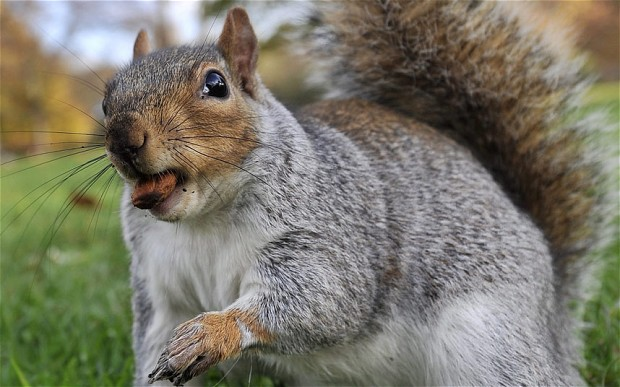
#> input picture squirrel.jpg, 620 x 387 px
$ python blur.py   (Python 2 division)
#> lines starting #> are read from the running program, lines starting #| are printed output that depends on the picture
import numpy as np
from scipy.linalg import toeplitz
from scipy import sparse

try:
    from PIL import Image
except:
    pass
import numpy


IMAGE = "squirrel.jpg"


def get_squirrel(n):
#> called with n = 128
    image = Image.open(IMAGE)
#> image is the input picture: PIL image 620x387 RGB; mean R, G, B 124.2, 121.6, 106.5
    resized_grayscale = image.resize((n, n), ).convert("L")
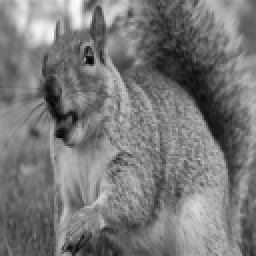
#> resized_grayscale: PIL image 128x128 L (shown 2 times larger); min 4, max 251, mean 120.6
    return numpy.asarray(resized_grayscale, dtype=numpy.float32).flatten()


def save_array_as_img(x, title):
    x_max, x_min = numpy.max(x), numpy.min(x)
    assert x.ndim == 1
    n = int(x.shape[0] ** 0.5)
    assert x.shape[0] ** 0.5 == n
    assert x_max > x_min
    x = (x - x_min) / (x_max - x_min) * 254 + 1
    shaped = x.reshape((n, n))
    if "Image" in globals():
        im = Image.fromarray(numpy.uint8(shaped))
        im.save(open(title + ".bmp", "wb"), format="bmp")
    else:
        print "Cant save - no PIL"

def blur(N, band=3, sigma=0.7, use_squirrel=False):
    z = np.concatenate([np.exp(-(np.r_[:band]**2)/(2*sigma**2)), np.zeros(N-band)])
    A = toeplitz(z)
    A = sparse.csr_matrix(A)
    A = (1/(2*np.pi*sigma**2))*sparse.kron(A,A)

    # Start with an image of all zeros.
    x = np.zeros((N,N))
    N2 = N/2
    N3= N/3
    N6 = N/6
    N12 = N/12

    # Add a large ellipse.
    ys,xs = np.ogrid[:2*N6,:2*N3]
    T = (((ys-N6)/N6)**2 + ((xs-N3)/N3)**2 < 1).astype(np.float64)
    x[:2*N6,N3:3*N3] = T

    # Add a smaller ellipse.
    T = (((ys-N6)/N6)**2 + ((xs-N3)/N3)**2 < 0.6).astype(np.float64)
    x[N6:3*N6,N3:3*N3] += 2*T
    # Correct for overlap.
    x[x>2]=2

    # Add a triangle.
    ys,xs = np.ogrid[:N3,:N3]
    T = ((xs+ys)<=N3-2).astype(np.float64)
    x[N3+N12:2*N3+N12,:N3] = 3*T

    # Add a cross.
    x[N2+N12:N2+N12+2*N6+1,N2+N6]=4
    x[N2+N12+N6,N2:N2+2*N6+1]=4

    # Make sure x is N-times-N, and stack the columns of x.
    x = x[:N,:N].ravel()
    if use_squirrel and "Image" in globals():
        x = get_squirrel(N)
#> x = 16384 values, max 251 at index 38, min 4 at index 3757, mean 120.6

    b = A*x
#> b = 16384 values, max 245.9 at index 293, min 13.86 at index 7453, mean 119.4
    return A, b, x


def main():
    _, b, x = blur(128, 3, 0.8, True)
    save_array_as_img(x, "original")
#> in save_array_as_img, `x_max, x_min = numpy.max(x), numpy.min(x)`: x_max = 251; x_min = 4
#> in save_array_as_img, `x = (x - x_min) / (x_max - x_min) * 254 + 1`: x = 16384 values, max 255 at index 38, min 1 at index 3757, mean 120.9
    save_array_as_img(b, "blurred")
#> call 2 of save_array_as_img, with x = array of shape (16384,), title = 'blurred'
#> in save_array_as_img (call 2), `x_max, x_min = numpy.max(x), numpy.min(x)`: x_max = 245.9; x_min = 13.86
#> in save_array_as_img (call 2), `x = (x - x_min) / (x_max - x_min) * 254 + 1`: x = 16384 values, max 255 at index 293, min 1 at index 7453, mean 116.5
#> in save_array_as_img (call 2), `shaped = x.reshape((n, n))`:
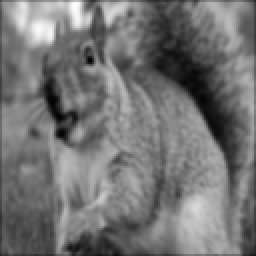
#> shaped: shape (128, 128) float64 (shown 2 times larger); min 1, max 255, mean 116.5

if __name__ == '__main__':
    main()
